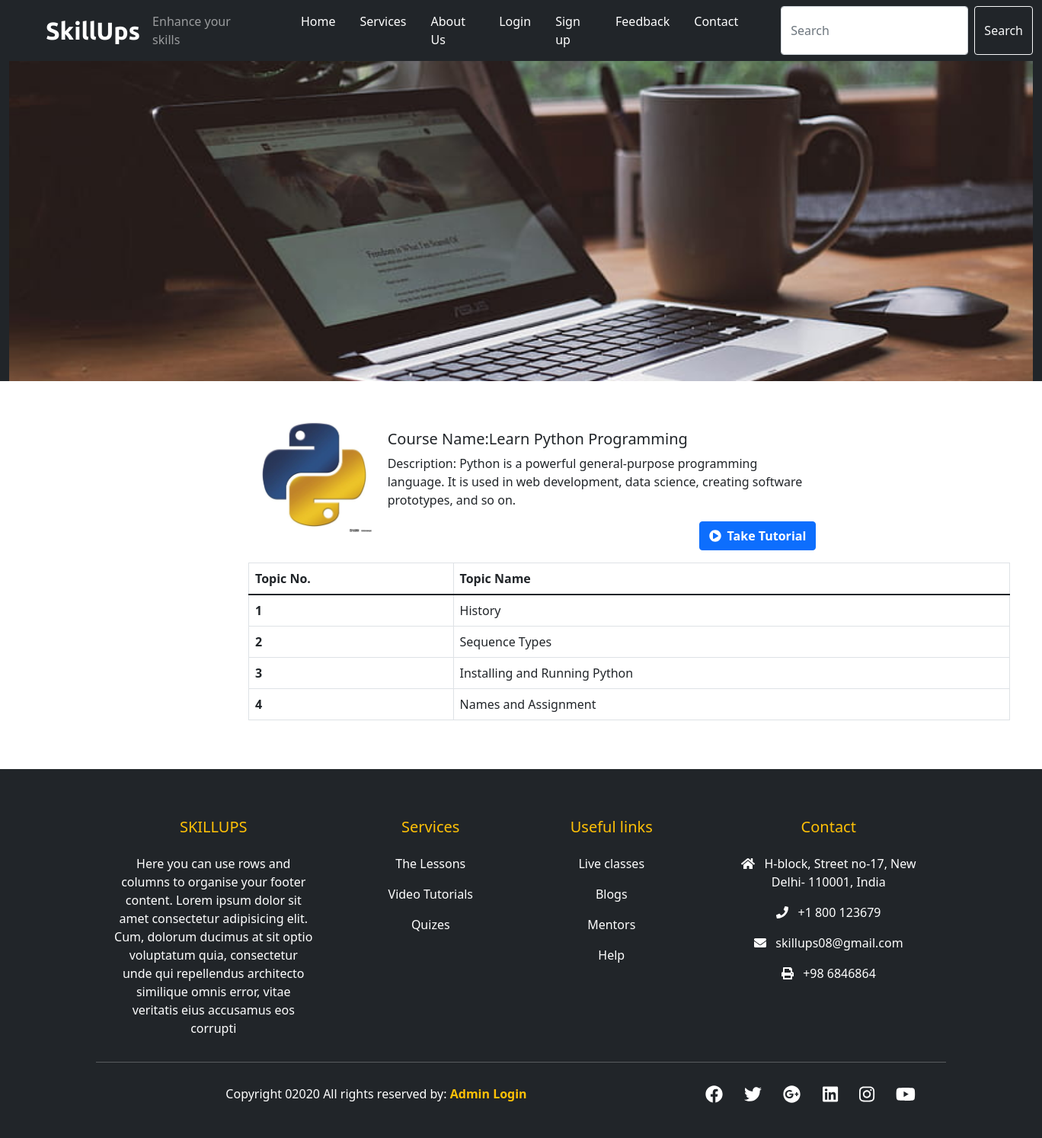
The page /E-Learning_Project-/videoTutDetails.php?course_id=1 on the database its author committed.
### tables this page shows
CREATE TABLE `course_details` (
  `course_id` int(11) NOT NULL,
  `course_name` text NOT NULL,
  `course_desc` text NOT NULL,
  `course_img` text NOT NULL
);

CREATE TABLE `video_tutorials` (
  `videotut_id` int(11) NOT NULL,
  `course_name` text NOT NULL,
  `video_topic` text NOT NULL,
  `video_link` text NOT NULL,
  `course_id` int(11) NOT NULL
);

### E-Learning_Project-/videoTutDetails.php (the view, shortened to what this page needs)
<?php
include('./mainInclude/header.php');
include('./dbConnection.php');
?>
<div class=" container-fluid bg-dark">
<div class="row">
  <img src="./image/servicesb.jpg" alt="courses" style="height: 500px; width:100%; object-fit:cover;
  box: shadow 10px;"/>
  </div>
</div>
<div class="container mt-5">
  <?php
  if(isset($_GET['course_id'])){
    $course_id=$_GET['course_id'];
    $sql="SELECT * FROM course_details WHERE course_id='$course_id'";
    $result=$conn->query($sql);
    $row=$result->fetch_assoc();
  }
  ?>
<div class="row " style="margin-left:200px;">
    <div class="col-md-2">
    <img src="<?php echo str_replace('..','.',$row['course_img'])?>" class="card-img-top " alt="..." style="height: 150px; width:150px ;">
</div>
<div class="col-md-8">
  <div class="card-body">
    <h5 class="card-title">Course Name:<?php echo $row['course_name']?></h5>
    <p class="card-text">Description: <?php echo $row['course_desc']?></p>
    <form action="checkoutVideotut.php" method="POST">
      <button type="submit" class="btn btn-primary text-white fw-bold float-end" name="takeCourse" id="takeCourse"><i class="fa fa-play-circle me-2"></i>Take Tutorial</button>
</form>
</div>
</div>
</div>
<div class="container mt-3 " style=" margin-left:200px">
  <div class="row">
  <table class="table table-bordered table-hover" style="width: 1000px;">
      <thead>
        <tr>
          <th scope="col">Topic No.</th>
          <th scope="col">Topic Name</th>
</tr>
</thead>
  <tbody>
    <?php
    $sql ="SELECT * FROM video_tutorials WHERE course_id='$course_id'";
    $result=$conn->query($sql);
    if($result->num_rows > 0){
      $num=0;
      while($row=$result->fetch_assoc()){
        $num++;
      echo ' <tr>
      <th scope="row">'.$num.'</th>
      <td>'.$row['video_topic'].'</td>
</tr>';
      }
    }
    ?>
</tbody>
</table>
</div>
</div>
</div>
<?php
include('./mainInclude/footer.php');
?>

### E-Learning_Project-/css/style.css (style rules this page uses)
.text-white { color : #fff !important; }

### rows shown on the page
course_details: course_img (picture), course_name "Learn Python Programming", course_desc "Python is a powerful general-purpose programming language. It is used in web development, data science, creating software prototypes, and so on."
video_tutorials: video_topic "History"
video_tutorials: video_topic "Sequence Types"
video_tutorials: video_topic "Installing and Running Python"
video_tutorials: video_topic "Names and Assignment"
